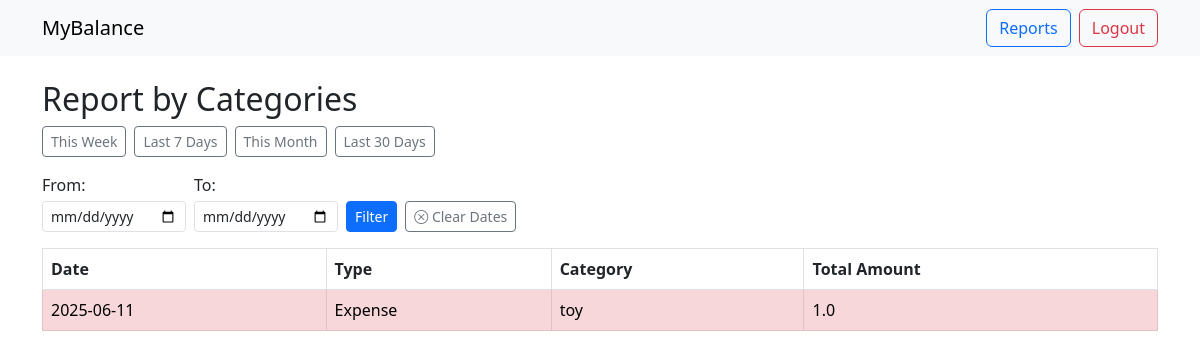
Page /reports/categories (signed in) on the earlier database version.
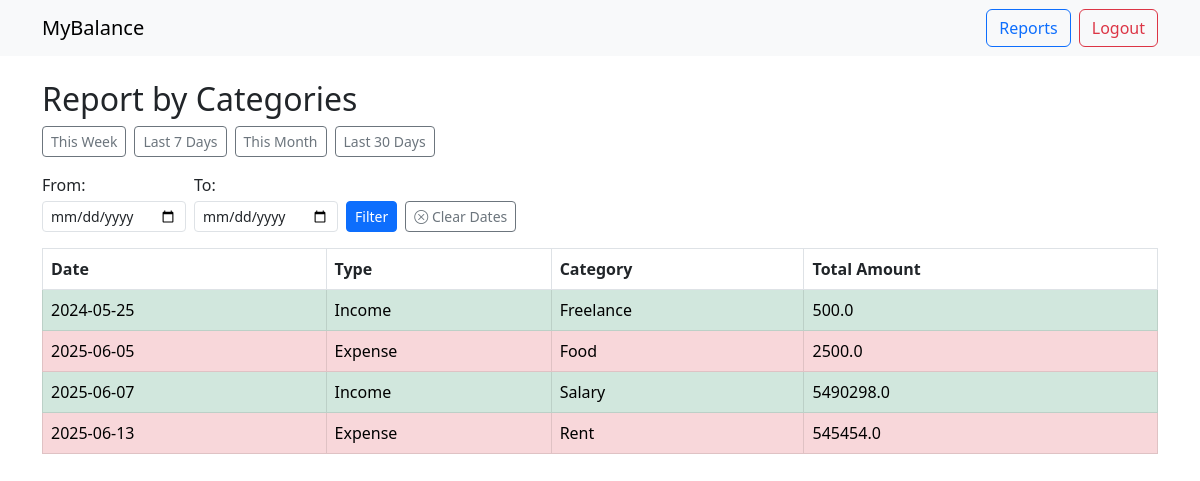
Same page on the later database version.
### tables this page shows
CREATE TABLE transactions (
              id INTEGER PRIMARY KEY AUTOINCREMENT,
              user_id INTEGER,
              date TEXT,
              type TEXT,
              category TEXT,
              amount REAL,
              description TEXT,
              FOREIGN KEY(user_id) REFERENCES users(id)
              );

### app.py (the view)
@app.route('/reports/categories')
def report_categories():
     if 'user_id' not in session:
        return redirect(url_for('login'))
     date_from=request.args.get('from')
     date_to=request.args.get('to')
     preset=request.args.get('preset')
     today=date.today()
     if preset=='this_week':
             start_of_week=today-timedelta(days=today.weekday())
             date_from=start_of_week.isoformat()
             date_to=today.isoformat()
     elif preset=='last_7_days':
             date_from=(today-timedelta(days=6)).isoformat()
             date_to=today.isoformat()
     elif preset=='this_month':
             date_from=(today.replace(day=1)).isoformat()
             date_to=today.isoformat()
     elif preset=='last_30_days':
             date_from=(today-timedelta(days=29)).isoformat()
             date_to=today.isoformat()
     query='''
                SELECT date, category, type, SUM(amount) AS total_amount
                FROM transactions
                WHERE user_id=?

            '''
     params=[session['user_id']]
     if date_from:
             query+=" AND date>=?"
             params.append(date_from)
     if date_to:
             query+=" AND date<=?"
             params.append(date_to)
     query+=" GROUP BY category, type ORDER BY date, type, total_amount DESC"
     conn=get_db_conn()
     c=conn.cursor()
     c.execute(query, tuple(params))
     report_data=c.fetchall()
     conn.close()
     return render_template('report_categories.html', report_data=report_data, date_from=date_from, date_to=date_to)

### app.py (called while the page is built)
def get_db_conn():
     conn=sqlite3.connect(DATABASE)
     conn.row_factory=sqlite3.Row
     return conn

### templates/report_categories.html (shortened to what this page needs)
{% extends 'base.html' %}
{% block content %}
<h2>Report by Categories</h2>
<form method="get" class="d-flex align-items-end gap-2 mb-3" style="flex-wrap: wrap; max-width: 600px;">
      <div class="col-auto">
        <a href="{{ url_for('report_categories', preset='this_week')}}" class="btn btn-outline-secondary btn-sm">This Week</a>
    </div>
    <div class="col-auto">
        <a href="{{ url_for('report_categories', preset='last_7_days')}}" class="btn btn-outline-secondary btn-sm">Last 7 Days</a>
    </div>
    <div class="col-auto">
        <a href="{{ url_for('report_categories', preset='this_month')}}" class="btn btn-outline-secondary btn-sm">This Month</a>
    </div>
    <div class="col-auto">
        <a href="{{ url_for('report_categories', preset='last_30_days')}}" class="btn btn-outline-secondary btn-sm">Last 30 Days</a>
    </div>
    <div class="col-auto">
        <label for="from" class="form-label mb-1">From:</label>
        <input type="date" name="from" id="from" class="form-control form-control-sm" value="{{ date_from or ''}}">
    </div>
    <div class="col-auto">
        <label for="to" class="form-label mb-1">To:</label>
        <input type="date" name="to" id="to" class="form-control form-control-sm" value="{{ date_to or ''}}">
    </div>
    <div class="col-auto">
        <button type="submit" class="btn btn-sm btn-primary">Filter</button>
    </div>
    <div class="col-auto">
        <a href="{{ url_for('report_categories')}}" class="btn btn-outline-secondary btn-sm">
            <i class="bi bi-x-circle"></i> Clear Dates</a>
    </div>
</form>
<table  class="table table-bordered">
    <thead>
        <tr>
            <th>Date</th>
            <th>Type</th>
            <th>Category</th>
            <th>Total Amount</th>
        </tr>
    </thead>
    <tbody>
        {% for row in report_data%}
            <tr class="{% if row['type']=='Expense'%} table-danger {% elif row['type']=='Income' %} table-success {% endif%} ">
                <td>{{ row['date']}}</td>
                <td>{{ row['type'] }}</td>
                <td>{{ row['category'] }}</td>
                <td>{{ row['total_amount'] }}</td>
            </tr>
        {% endfor %}
    </tbody>
</table>
{% endblock %}

### templates/base.html (shortened to what this page needs)
<!doctype html>
<html lang="en">
<head>
    <link href="https://cdn.jsdelivr.net/npm/bootstrap@5.3.0/dist/css/bootstrap.min.css" rel="stylesheet">
    <link rel="stylesheet" href="https://cdn.jsdelivr.net/npm/bootstrap-icons@1.11.3/font/bootstrap-icons.css">
</head>
<body>
<nav class="navbar navbar-expand-lg navbar-light bg-light mb-4">
    <div class="container">
        <a class="navbar-brand" href="{{ url_for('home') }}">MyBalance</a>
        <div class="d-flex gap-2">
            {% if 'user_id' in session %}
                <a class="btn btn-outline-primary" href="{{url_for('reports')}}">Reports</a>
                <a class="btn btn-outline-danger" href="{{ url_for('logout') }}">Logout</a>
            {% else %}
                <a class="btn btn-outline-primary" href="{{ url_for('login') }}">Login</a>
                <a class="btn btn-outline-success" href="{{ url_for('register') }}">Register</a>
            {% endif %}
        </div>
    </div>
</nav>
<div class="container">
    {% block content %}{% endblock %}
</div>
</body>
</html>

Differences in the rows shown:
removed transactions: date "2025-06-11", type "Expense", category "toy", total_amount "1.0"
added transactions: date "2024-05-25", type "Income", category "Freelance", total_amount "500.0"
added transactions: date "2025-06-05", type "Expense", category "Food", total_amount "2500.0"
added transactions: date "2025-06-07", type "Income", category "Salary", total_amount "5490298.0"
added transactions: date "2025-06-13", type "Expense", category "Rent", total_amount "545454.0"
